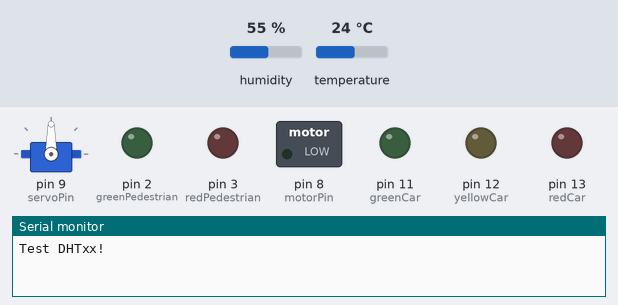
Simulated run of this sketch. Board: Arduino Uno, built with avr-gcc and run on an emulated ATmega328P. Parts: servo, switched loads named in the sketch (green lamp = pin HIGH), output pins drawn as LEDs (lit = HIGH), the last lines printed to the serial monitor. The test bench sets the inputs (shaded band); at power-on: humidity 55 %, temperature 24 °C.

Above: at 0.05 s.
At 6.25 s:
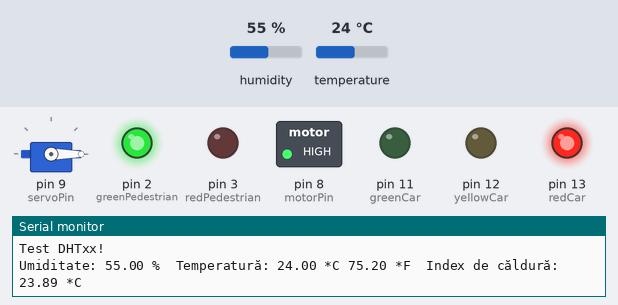
At 12.45 s:
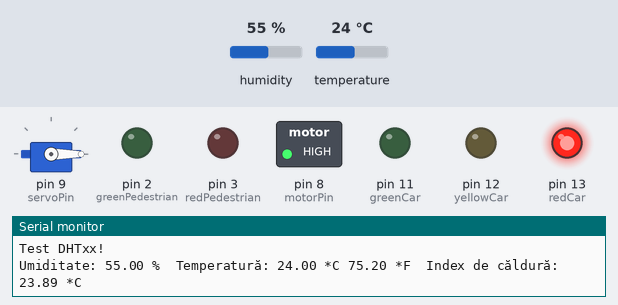
At 18.65 s:
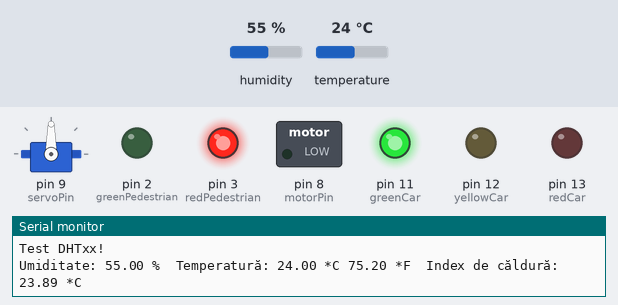
At 24.95 s:
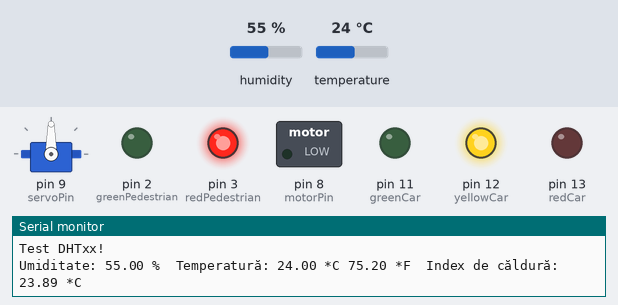
Timing chart, 0 to 32.6 s (numbered marks = the images above):
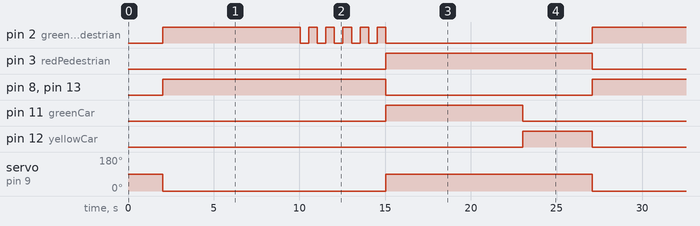

The sketch:

proiect.ino
```cpp
#include <Servo.h>
#include <DHT.h>

// Definirea pinilor pentru semaforul mașinilor
int redCar = 13;     // LED roșu pentru mașini
int yellowCar = 12;  // LED galben pentru mașini
int greenCar = 11;   // LED verde pentru mașini

// Definirea pinilor pentru semaforul pietonilor
int redPedestrian = 3;  // LED roșu pentru pietoni
int greenPedestrian = 2; // LED verde pentru pietoni

// Definirea pinului pentru motor
int motorPin = 8; // Pin PWM pentru controlul vitezei motorului DC
int servoPin = 9; // Pinul la care este conectat servomotorul

Servo barieraServo;  // Creează un obiect servo pentru a controla bariera

// Definirea pinului pentru senzorul de umiditate
int humiditySensorPin = 7;
#define DHTTYPE DHT11
DHT dht(humiditySensorPin, DHTTYPE);

void setup() {
  Serial.begin(9600);
  Serial.println("Test DHTxx!");
  dht.begin();

  pinMode(redCar, OUTPUT);
  pinMode(yellowCar, OUTPUT);
  pinMode(greenCar, OUTPUT);

  pinMode(redPedestrian, OUTPUT);
  pinMode(greenPedestrian, OUTPUT);

  pinMode(motorPin, OUTPUT); // Setează pinul motorului ca ieșire

  barieraServo.attach(servoPin); // Atașează servomotorul la pinul corespunzător
}

void loop() {
  // Așteaptă câteva secunde între măsurători
  delay(2000);

  // Citirea umidității și temperaturii durează aproximativ 250 milisecunde
  float h = dht.readHumidity();
  // Citește temperatura în grade Celsius (implicit)
  float t = dht.readTemperature();
  // Citește temperatura în grade Fahrenheit (isFahrenheit = true)
  float f = dht.readTemperature(true);

  // Verifică dacă citirile au eșuat și iese imediat (pentru a încerca din nou)
  if (isnan(h) || isnan(t) || isnan(f)) {
    Serial.println("Eroare la citirea de la senzorul DHT!");
    return;
  }
  // Calculează indexul de căldură în grade Celsius
  float hic = dht.computeHeatIndex(t, h, false);
  // Afișează rezultatele pe monitorul serial
  Serial.print("Umiditate: ");
  Serial.print(h);
  Serial.print(" %\t");
  Serial.print("Temperatură: ");
  Serial.print(t);
  Serial.print(" *C ");
  Serial.print(f);
  Serial.print(" *F\t");
  Serial.print("Index de căldură: ");
  Serial.print(hic);
  Serial.println(" *C");

  // Definește durata semaforului verde pentru pietoni
  int greenPedestrianDuration = 8000; // 8 secunde

  // Dacă umiditatea este ridicată, extinde durata
  if (h > 80.0) { // Prag pentru umiditate ridicată (80%)
    greenPedestrianDuration = 14000; // 14 secunde
  }

  // Fază roșu pentru mașini, verde pentru pietoni
  digitalWrite(redCar, HIGH);
  digitalWrite(greenCar, LOW);
  digitalWrite(yellowCar, LOW);
  digitalWrite(redPedestrian, LOW);
  digitalWrite(greenPedestrian, HIGH);
  barieraServo.write(0); // Bariera coborata (presupunem că 0 grade este poziția inchisa)

  digitalWrite(motorPin, HIGH); // Pornire motor
  delay(greenPedestrianDuration);  // Verde la pietoni pentru durata definită

  // Începe palparea verde pentru pietoni
  for (int i = 0; i < 5; i++) {
    digitalWrite(greenPedestrian, LOW);
    delay(500);
    digitalWrite(greenPedestrian, HIGH);
    delay(500);
  }

  digitalWrite(motorPin, LOW); // Oprire motor

  // Fază verde pentru mașini, roșu pentru pietoni
  digitalWrite(redCar, LOW);
  digitalWrite(greenCar, HIGH);
  digitalWrite(yellowCar, LOW);
  digitalWrite(redPedestrian, HIGH);
  digitalWrite(greenPedestrian, LOW);

  barieraServo.write(90); // Ridica bariera (presupunem că 90 grade este poziția deschisa)
  delay(8000);  // Verde la mașini pentru 8 secunde

  // Fază galben pentru mașini, roșu pentru pietoni (repetare ciclu)
  digitalWrite(redCar, LOW);
  digitalWrite(greenCar, LOW);
  digitalWrite(yellowCar, HIGH);
  digitalWrite(redPedestrian, HIGH);
  digitalWrite(greenPedestrian, LOW);

  delay(2000);  // Galben la mașini pentru 2 secunde
}
```

Measured:
- by itself, pin 2 (greenPedestrian): repeats every 25.0 s: 5 × (LOW 0.50 s, HIGH 0.50 s), LOW 12.0 s, HIGH 8.0 s
- by itself, pin 3 (redPedestrian): alternates HIGH for 12.0 s and LOW for 13.0 s
- by itself, pin 8 (motorPin), pin 13 (redCar): alternates HIGH for 13.0 s and LOW for 12.0 s
- by itself, pin 11 (greenCar): alternates HIGH for 8.0 s and LOW for 17.0 s
- by itself, pin 12 (yellowCar): alternates HIGH for 4.0 s and LOW for 21.0 s
- by itself, servo on pin 9 (servoPin): alternates 90° for 12.0 s and 0° for 13.0 s
